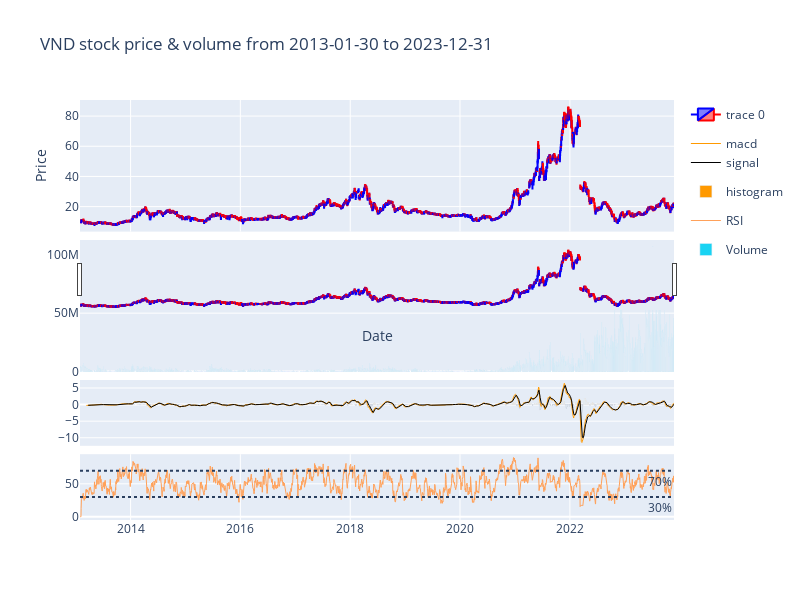

Notebook code cell kept with this figure:
### Code cell
start="2013-01-30"
end="2023-12-31"

pl.vnquant_candle_stick(
    data='VND',
    title=f'VND symbol from {start} to {end}',
    xlab='Date', ylab='Price',
    start_date= start,
    end_date=end,
    data_source='VND',
    show_advanced=['volume', 'macd', 'rsi']
)

### Figure 1 — Plotly figure (JSON) as saved in the notebook; plotly's stock layout.template omitted (floating-point values rounded to 4 significant figures; data arrays with more than 128 entries replaced by an {"elided": "..."} marker saying what was removed)
{"data": [{"close": {"elided": "2689 float values"}, "decreasing": {"line": {"color": "red"}}, "high": {"elided": "2689 float values"}, "increasing": {"line": {"color": "blue"}}, "low": {"elided": "2689 float values"}, "open": {"elided": "2689 float values"}, "type": "candlestick", "x": {"elided": "2689 str values"}, "xaxis": "x", "yaxis": "y"}, {"legendgroup": "2", "line": {"color": "#ff9900", "width": 1}, "name": "macd", "showlegend": true, "type": "scatter", "x": {"elided": "2689 str values"}, "xaxis": "x3", "y": {"elided": "2689 float values"}, "yaxis": "y3"}, {"legendgroup": "2", "line": {"color": "#000000", "width": 1}, "name": "signal", "showlegend": true, "type": "scatter", "x": {"elided": "2689 str values"}, "xaxis": "x3", "y": {"elided": "2689 float values"}, "yaxis": "y3"}, {"marker": {"color": {"elided": "2689 str values"}}, "name": "histogram", "type": "bar", "x": {"elided": "2689 str values"}, "xaxis": "x3", "y": {"elided": "2689 float values"}, "yaxis": "y3"}, {"line": {"width": 1}, "name": "RSI", "type": "scatter", "x": {"elided": "2689 str values"}, "xaxis": "x4", "y": {"elided": "2689 float values"}, "yaxis": "y4"}, {"name": "Volume", "type": "bar", "x": {"elided": "2689 str values"}, "xaxis": "x2", "y": {"elided": "2689 int values"}, "yaxis": "y2"}], "layout": {"annotations": [{"showarrow": false, "text": "70%", "x": 1, "xanchor": "right", "xref": "x4 domain", "y": 70, "yanchor": "top", "yref": "y4"}, {"showarrow": false, "text": "30%", "x": 1, "xanchor": "right", "xref": "x4 domain", "y": 30, "yanchor": "top", "yref": "y4"}], "height": 600, "shapes": [{"line": {"dash": "dot"}, "type": "line", "x0": 0, "x1": 1, "xref": "x4 domain", "y0": 70, "y1": 70, "yref": "y4"}, {"line": {"dash": "dot"}, "type": "line", "x0": 0, "x1": 1, "xref": "x4 domain", "y0": 30, "y1": 30, "yref": "y4"}], "showlegend": true, "title": {"text": "VND stock price & volume from 2013-01-30 to 2023-12-31"}, "width": 800, "xaxis": {"anchor": "y", "domain": [0, 1], "matches": "x4", "showticklabels": false, "title": {"text": "Date"}}, "xaxis2": {"anchor": "y2", "domain": [0, 1], "matches": "x4", "showticklabels": false}, "xaxis3": {"anchor": "y3", "domain": [0, 1], "matches": "x4", "showticklabels": false}, "xaxis4": {"anchor": "y4", "domain": [0, 1]}, "yaxis": {"anchor": "x", "domain": [0.6867, 1.0], "title": {"text": "Price"}}, "yaxis2": {"anchor": "x2", "domain": [0.3533, 0.6667]}, "yaxis3": {"anchor": "x3", "domain": [0.1767, 0.3333]}, "yaxis4": {"anchor": "x4", "domain": [0, 0.1567]}}}
